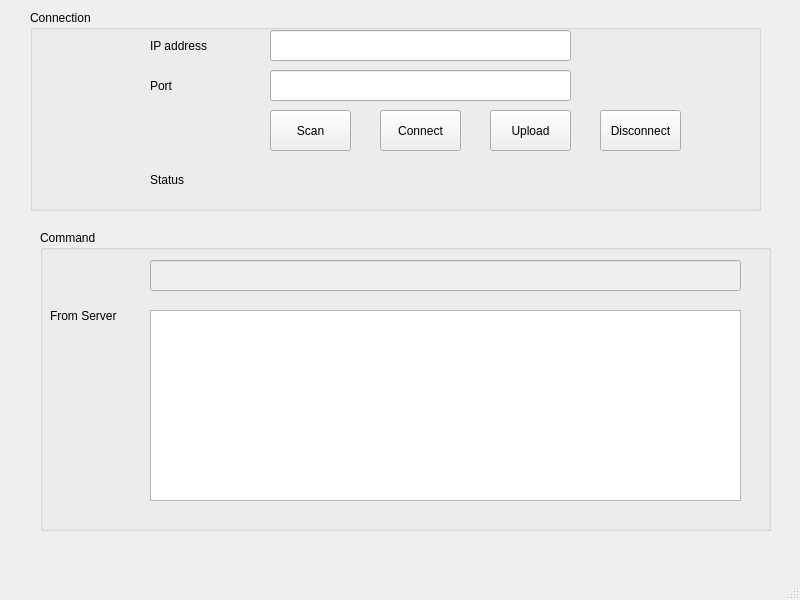
<?xml version="1.0" encoding="UTF-8"?>
<ui version="4.0">
 <class>MainWindow</class>
 <widget class="QMainWindow" name="MainWindow">
  <property name="geometry">
   <rect>
    <x>0</x>
    <y>0</y>
    <width>800</width>
    <height>600</height>
   </rect>
  </property>
  <property name="sizePolicy">
   <sizepolicy hsizetype="Preferred" vsizetype="Preferred">
    <horstretch>0</horstretch>
    <verstretch>0</verstretch>
   </sizepolicy>
  </property>
  <property name="minimumSize">
   <size>
    <width>800</width>
    <height>600</height>
   </size>
  </property>
  <property name="maximumSize">
   <size>
    <width>800</width>
    <height>600</height>
   </size>
  </property>
  <property name="windowTitle">
   <string>SocketPython</string>
  </property>
  <widget class="QWidget" name="centralwidget">
   <widget class="QGroupBox" name="groupBox">
    <property name="geometry">
     <rect>
      <x>30</x>
      <y>10</y>
      <width>731</width>
      <height>201</height>
     </rect>
    </property>
    <property name="sizePolicy">
     <sizepolicy hsizetype="Preferred" vsizetype="Preferred">
      <horstretch>0</horstretch>
      <verstretch>0</verstretch>
     </sizepolicy>
    </property>
    <property name="title">
     <string>Connection</string>
    </property>
    <widget class="QLabel" name="label">
     <property name="geometry">
      <rect>
       <x>120</x>
       <y>20</y>
       <width>91</width>
       <height>31</height>
      </rect>
     </property>
     <property name="text">
      <string>IP address</string>
     </property>
    </widget>
    <widget class="QLabel" name="label_2">
     <property name="geometry">
      <rect>
       <x>120</x>
       <y>60</y>
       <width>91</width>
       <height>31</height>
      </rect>
     </property>
     <property name="text">
      <string>Port</string>
     </property>
    </widget>
    <widget class="QLineEdit" name="lineEdit">
     <property name="geometry">
      <rect>
       <x>240</x>
       <y>20</y>
       <width>301</width>
       <height>31</height>
      </rect>
     </property>
    </widget>
    <widget class="QLineEdit" name="lineEdit_2">
     <property name="geometry">
      <rect>
       <x>240</x>
       <y>60</y>
       <width>301</width>
       <height>31</height>
      </rect>
     </property>
    </widget>
    <widget class="QToolButton" name="toolButton">
     <property name="enabled">
      <bool>true</bool>
     </property>
     <property name="geometry">
      <rect>
       <x>240</x>
       <y>100</y>
       <width>81</width>
       <height>41</height>
      </rect>
     </property>
     <property name="text">
      <string>Scan</string>
     </property>
     <property name="autoRaise">
      <bool>false</bool>
     </property>
    </widget>
    <widget class="QToolButton" name="toolButton_2">
     <property name="geometry">
      <rect>
       <x>350</x>
       <y>100</y>
       <width>81</width>
       <height>41</height>
      </rect>
     </property>
     <property name="text">
      <string>Connect</string>
     </property>
    </widget>
    <widget class="QToolButton" name="toolButton_3">
     <property name="geometry">
      <rect>
       <x>570</x>
       <y>100</y>
       <width>81</width>
       <height>41</height>
      </rect>
     </property>
     <property name="text">
      <string>Disconnect</string>
     </property>
    </widget>
    <widget class="QLabel" name="label_3">
     <property name="geometry">
      <rect>
       <x>120</x>
       <y>160</y>
       <width>61</width>
       <height>20</height>
      </rect>
     </property>
     <property name="text">
      <string>Status</string>
     </property>
    </widget>
    <widget class="QLabel" name="label_5">
     <property name="geometry">
      <rect>
       <x>240</x>
       <y>160</y>
       <width>61</width>
       <height>20</height>
      </rect>
     </property>
     <property name="text">
      <string/>
     </property>
    </widget>
    <widget class="QToolButton" name="toolButton_4">
     <property name="geometry">
      <rect>
       <x>460</x>
       <y>100</y>
       <width>81</width>
       <height>41</height>
      </rect>
     </property>
     <property name="text">
      <string>Upload</string>
     </property>
    </widget>
   </widget>
   <widget class="QGroupBox" name="groupBox_2">
    <property name="geometry">
     <rect>
      <x>40</x>
      <y>230</y>
      <width>731</width>
      <height>301</height>
     </rect>
    </property>
    <property name="title">
     <string>Command</string>
    </property>
    <widget class="QTextEdit" name="textEdit">
     <property name="enabled">
      <bool>true</bool>
     </property>
     <property name="geometry">
      <rect>
       <x>110</x>
       <y>80</y>
       <width>591</width>
       <height>191</height>
      </rect>
     </property>
     <property name="focusPolicy">
      <enum>Qt::NoFocus</enum>
     </property>
    </widget>
    <widget class="QLineEdit" name="lineEdit_3">
     <property name="enabled">
      <bool>false</bool>
     </property>
     <property name="geometry">
      <rect>
       <x>110</x>
       <y>30</y>
       <width>591</width>
       <height>31</height>
      </rect>
     </property>
    </widget>
    <widget class="QLabel" name="label_4">
     <property name="geometry">
      <rect>
       <x>10</x>
       <y>70</y>
       <width>101</width>
       <height>31</height>
      </rect>
     </property>
     <property name="text">
      <string>From Server</string>
     </property>
    </widget>
   </widget>
  </widget>
  <widget class="QMenuBar" name="menubar">
   <property name="geometry">
    <rect>
     <x>0</x>
     <y>0</y>
     <width>800</width>
     <height>18</height>
    </rect>
   </property>
  </widget>
  <widget class="QStatusBar" name="statusbar"/>
 </widget>
 <resources/>
 <connections/>
</ui>
